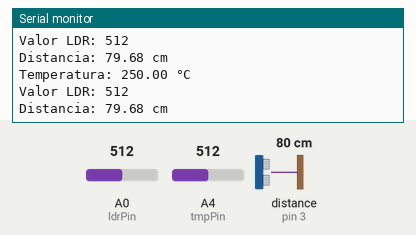
Bench run of a sketch on a simulated Arduino Uno, built with avr-gcc and run on an emulated ATmega328P. Parts: the last lines printed to the serial monitor. Wiring (inferred from the names in the program): ultrasonic range finder: trigger pin 2; echo pin 3. The test bench sets the inputs (shaded band); at power-on: distance to the obstacle (sensor on pin 3) 80 cm, A0 (ldrPin) = 512, A4 (tmpPin) = 512. The echo pulse lasts 58.3 µs per cm.

Above: at 1.8 s.
1.9 s: distance to the obstacle (sensor on pin 3) set to 2 cm
At 2.8 s:
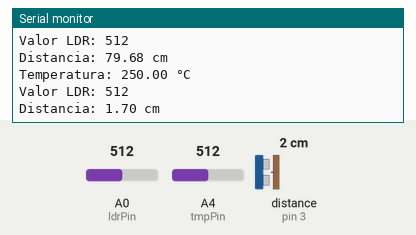
3.4 s: A0 (ldrPin) set to 716
At 4.7 s:
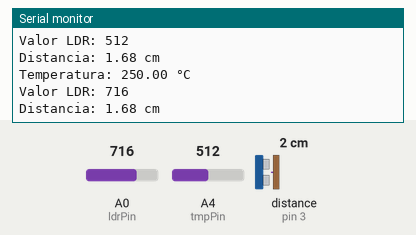
4.9 s: A4 (tmpPin) set to 716
At 5.6 s:
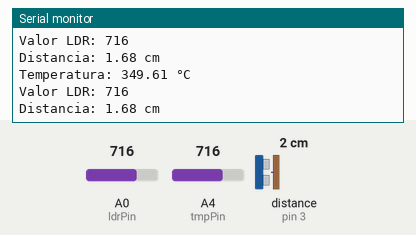
6.4 s: distance to the obstacle (sensor on pin 3) set to 4 cm
At 7.7 s:
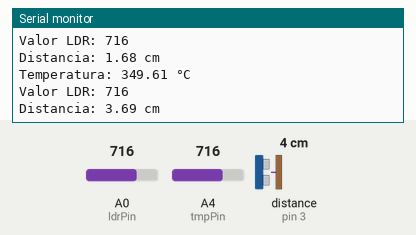
7.9 s: A0 (ldrPin) set to 900
At 8.8 s:
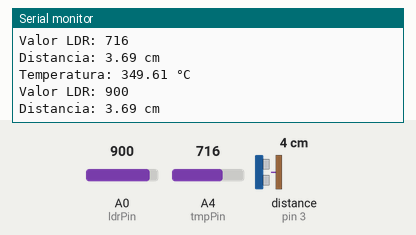
9.4 s: A4 (tmpPin) set to 900
At 10.9 s:
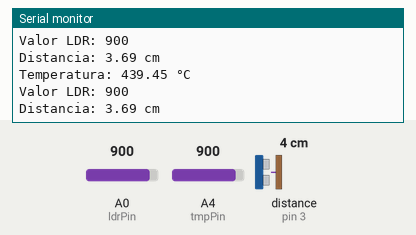
Timing chart, 0 to 11.9 s (numbered marks = the images above; inputs shaded):
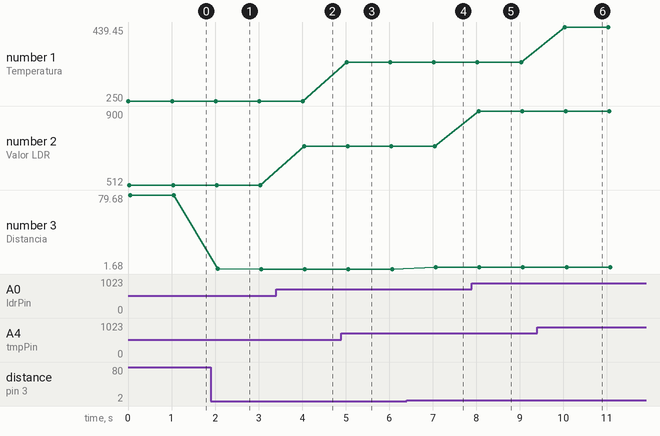

The sketch:

Arduino.ino
```cpp
const int trigPin = 2;  // Pino de saída para o trigger do sensor
const int echoPin = 3;  // Pino de entrada para o eco do sensor
const int tmpPin = 4; // pino do entrada de temp
const int ldrPin = A0; // pino de entrada do ldr
float temperature;
int ldrValue;

void setup() {
  Serial.begin(9600);  // Inicializa a comunicação serial
  pinMode(trigPin, OUTPUT);
  pinMode(echoPin, INPUT);
  pinMode(tmpPin, INPUT);
  pinMode(ldrPin, INPUT);
}

void loop() {
  // Gera um pulso no pino TRIG
  digitalWrite(trigPin, LOW);
  delayMicroseconds(2);
  digitalWrite(trigPin, HIGH);
  delayMicroseconds(10);
  digitalWrite(trigPin, LOW);

  // Mede o tempo que o eco leva para voltar
  long duration = pulseIn(echoPin, HIGH);

  // Calcula a distância com base na velocidade do som (aproximadamente 343 m/s)
  float distance = duration * 0.0343 / 2;

  int sensorValue = analogRead(tmpPin);
  temperature = (sensorValue / 1024.0) * 500.0; // Converte o valor analógico para temperatura em graus Celsius
  Serial.print("Temperatura: ");
  Serial.print(temperature);
  Serial.println(" °C");

  // Leitura do valor do sensor LDR
  ldrValue = analogRead(ldrPin);
  Serial.print("Valor LDR: ");
  Serial.println(ldrValue);

  // Exibe a distância no monitor serial
  Serial.print("Distancia: ");
  Serial.print(distance);
  Serial.println(" cm");

  delay(1000);  // Aguarda 1 segundo antes da próxima leitura
}
```

Measured:
- after the input at 1.9 s, the serial monitor: prints a new line after 0.16 s (image 1)
- after the input at 3.4 s, the serial monitor: prints a new line after 0.64 s (image 2)
- after the input at 4.9 s, the serial monitor: prints a new line after 0.12 s (image 3)
- after the input at 6.4 s, the serial monitor: prints a new line after 0.67 s (image 4)
- after the input at 7.9 s, the serial monitor: prints a new line after 0.15 s (image 5)
- after the input at 9.4 s, the serial monitor: prints a new line after 0.63 s (image 6)
- plotted number 1: 250 → 349.61 after the input at 4.9 s, 349.61 → 439.45 after the input at 9.4 s
- plotted number 2: 512 → 716 after the input at 3.4 s, 716 → 900 after the input at 7.9 s
